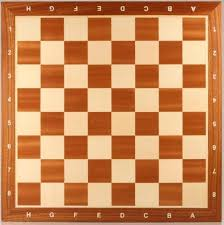
#> input picture image/corner.jpeg, 224 x 225 px
$ python corner.py
#> lines starting #> are read from the running program, lines starting #| are printed output that depends on the picture; after the words box and inside, x2 and y2 are one past the last pixel; in counts of white or black regions, pixels touching at a corner belong together
# coding=utf-8
"""
"""
import cv2
import numpy as np
from matplotlib import pyplot as plt
IMG1 = "../image/corner.jpeg"


def find_corner():

    img = cv2.imread(IMG1)
#> img is the input picture: shape (225, 224, 3); mean B, G, R 89.4, 137.8, 202.2
    if img is None:
        print("can't open image")
    gray = cv2.cvtColor(img, cv2.COLOR_BGR2GRAY)
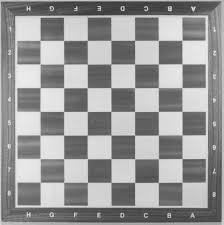
#> gray: shape (225, 224); min 42, max 238, mean 151.5

    gray = np.float32(gray)
    dst = cv2.cornerHarris(gray, 3, 5, 0.1)
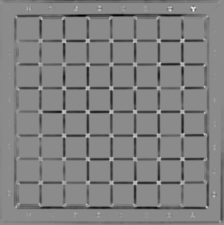
#> dst: shape (225, 224) float32; min -1.13e+09, max 930330944, mean -78018816; drawn with min black and max white

    # result is dilated for marking the corners, not important
    dst = cv2.dilate(dst, np.ones([3, 3]))
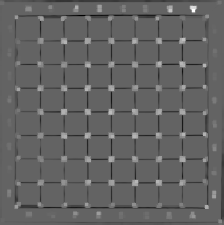
#> dst: shape (225, 224) float32; min -593616960, max 930330944, mean -3511762.2; drawn with min black and max white

    # Threshold for an optimal value, it may vary depending on the image.
    img[dst > 0.01 * dst.max()] = [0, 0, 255]
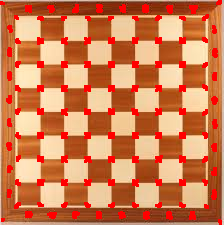
#> img: shape (225, 224, 3); 9.83% of pixels changed, all inside (x1, y1, x2, y2) = (0, 0, 222, 225)

    cv2.imshow('dst', img)
    if cv2.waitKey(0) & 0xff == 27:
#> (key Esc is pressed here)
        cv2.destroyAllWindows()


if __name__ == "__main__":
    print("opencv")
    find_corner()

$ run again, with image/bilateral.jpeg copied over image/corner.jpeg
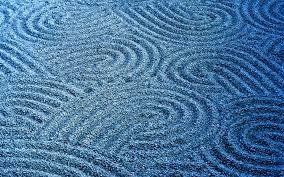
#> input picture image/bilateral.jpeg, 284 x 177 px
#> in find_corner, img is the input picture: shape (177, 284, 3); mean B, G, R 158.8, 119.6, 74.9
#> in find_corner, `dst = cv2.dilate(dst, np.ones([3, 3]))`:
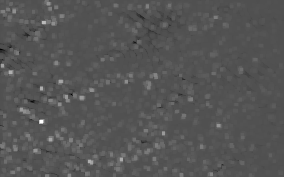
#> dst: shape (177, 284) float32; min -169825920, max 368393152, mean 10960032; drawn with min black and max white
#> in find_corner, `img[dst > 0.01 * dst.max()] = [0, 0, 255]`:
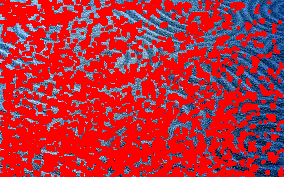
#> img: shape (177, 284, 3); mean B, G, R 62.2, 45.5, 180.9

$ run again, with image/bug.jpeg copied over image/corner.jpeg
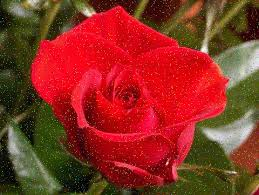
#> input picture image/bug.jpeg, 259 x 195 px
#> in find_corner, img is the input picture: shape (195, 259, 3); mean B, G, R 35, 49.1, 138.9
#> in find_corner, `dst = cv2.dilate(dst, np.ones([3, 3]))`:
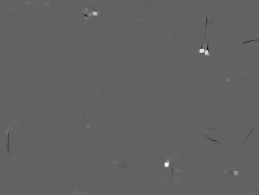
#> dst: shape (195, 259) float32; min -629485824, max 997369024, mean 1497652.9; drawn with min black and max white
#> in find_corner, `img[dst > 0.01 * dst.max()] = [0, 0, 255]`:
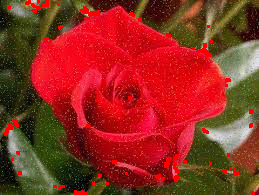
#> img: shape (195, 259, 3); 2.56% of pixels changed, all inside (x1, y1, x2, y2) = (4, 0, 255, 195)

$ run again, with image/dance.jpeg copied over image/corner.jpeg
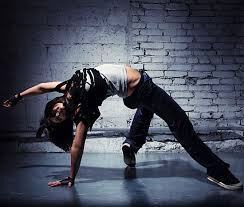
#> input picture image/dance.jpeg, 244 x 207 px
#> in find_corner, img is the input picture: shape (207, 244, 3); mean B, G, R 87.6, 73.8, 69.3
#> in find_corner, `dst = cv2.dilate(dst, np.ones([3, 3]))`:
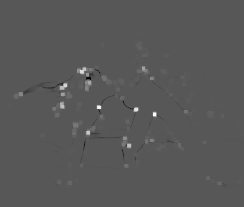
#> dst: shape (207, 244) float32; min -2.99e+09, max 5.74e+09, mean 26287280; drawn with min black and max white
#> in find_corner, `img[dst > 0.01 * dst.max()] = [0, 0, 255]`:
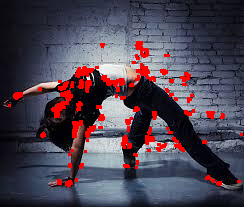
#> img: shape (207, 244, 3); 5.73% of pixels changed, all inside (x1, y1, x2, y2) = (8, 41, 243, 187)
